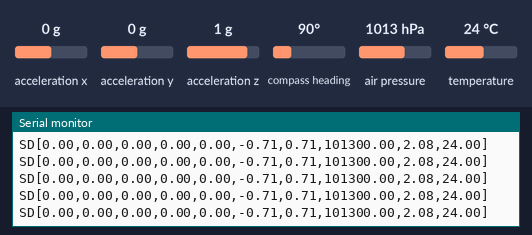
The program below on a simulated Arduino Uno, built with avr-gcc and run on an emulated ATmega328P. Parts: the last lines printed to the serial monitor. The test bench sets the inputs (shaded band); at power-on: compass heading 90°, air pressure 1013 hPa, temperature 24 °C, acceleration x 0 g, acceleration y 0 g, acceleration z 1 g.

Above: at 8.4 s.
8.5 s: compass heading set to 180°
At 8.58 s:
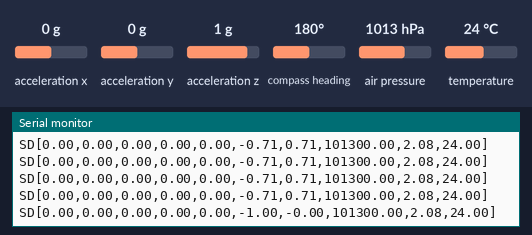
11.5 s: air pressure set to 952 hPa
At 11.52 s:
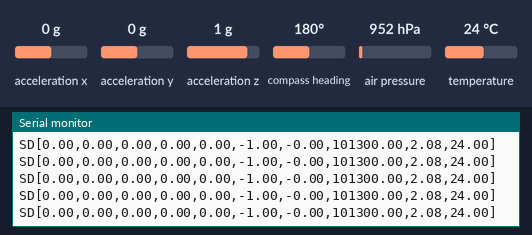
14.5 s: compass heading set to 7°
At 14.52 s:
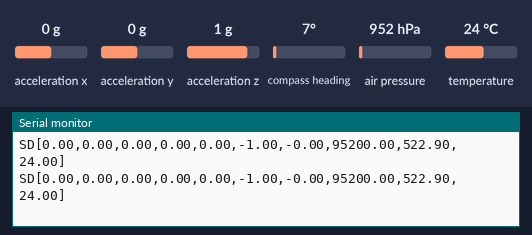
17.5 s: air pressure set to 1048 hPa
At 17.53 s:
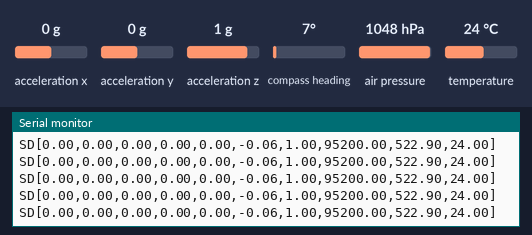
20.5 s: temperature set to 12 °C
At 20.5 s:
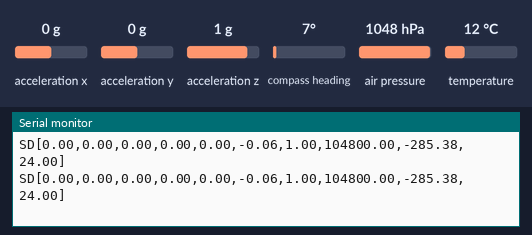
23.5 s: compass heading set to 269°
At 23.55 s:
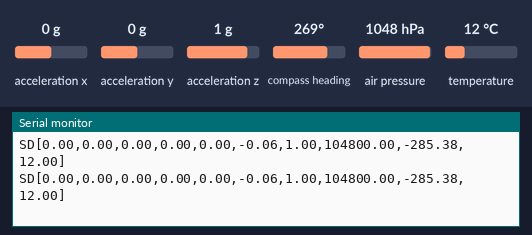
Timing chart, 0 to 26.5 s (numbered marks = the images above; inputs shaded):
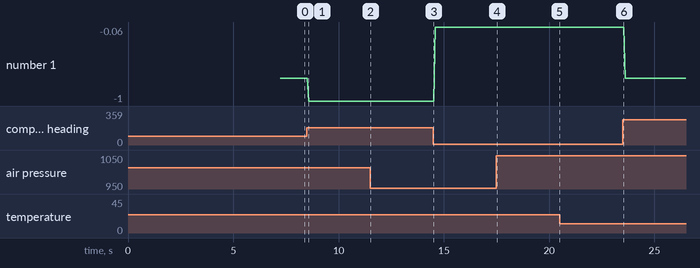

Measured:
- after the input at 8.5 s, the serial monitor: prints a new line after 0.08 s (image 1)
- plotted number 1: -0.71 → -1 after the input at 8.5 s, -1 → -0.06 after the input at 14.5 s, -0.06 → -0.71 after the input at 23.5 s

The program:

main.cpp
```cpp
#include <Arduino.h>
#include <Rocket.h>

Rocket r;

void setup() {
  Serial.begin(9600);
  r.boot();
}

void loop() {
  if (r.tick()) {
    exit(0);
  }
}
```
